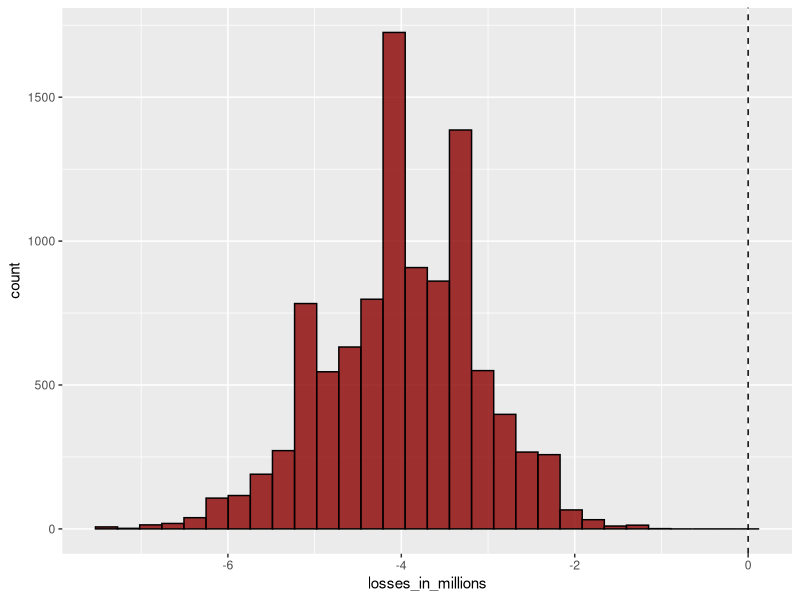
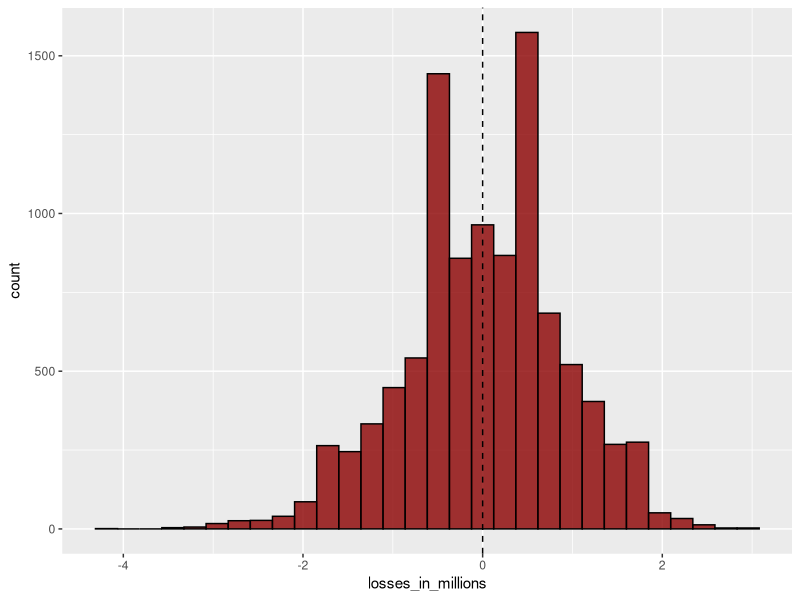
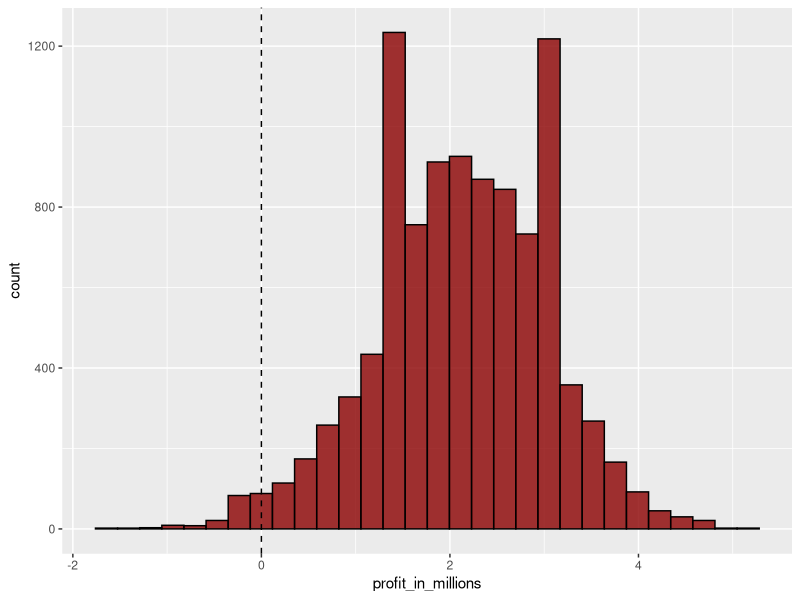
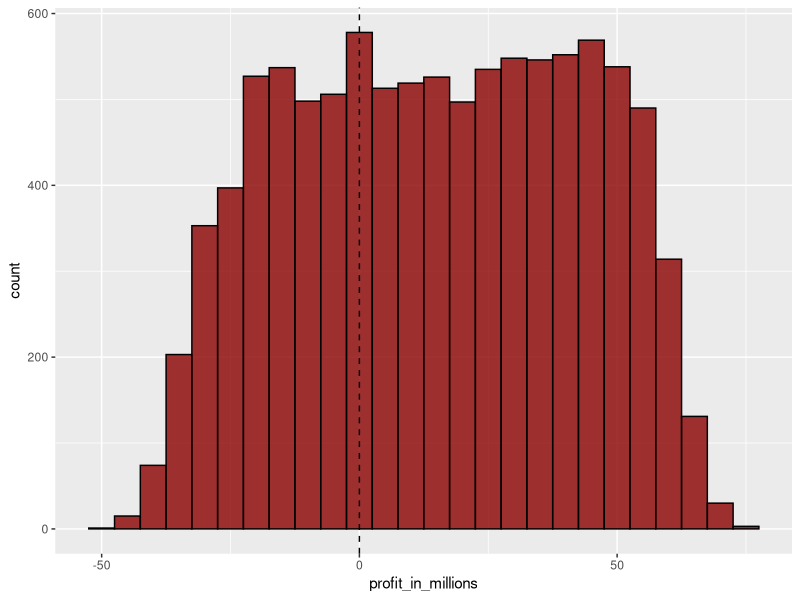
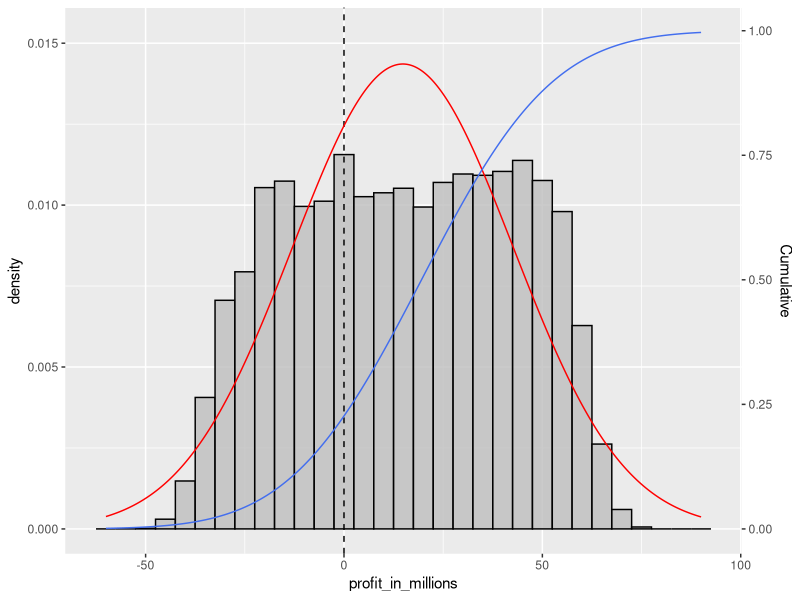

Reproduce these figures in R, in order.
# 15.11 Case study: The Big Short
# 
# Interest rates explained with chance model
library(tidyverse)
# Suppose your bank will give out 1,000 loans for $180,000 this year. Also, after adding up all costs,
# suppose your bank loses $200,000 per foreclosure. For simplicity, we assume this includes all
# operational costs. A sampling model for this scenario can be coded like this:

n <- 1000
loss_per_foreclosure <- -200000
p <- 0.02
defaults <- sample(c(0, 1), n, prob = c(1 - p, p), replace = TRUE)
defaults
sum(defaults * loss_per_foreclosure)

# Note that the total loss defined by the final sum is a random variable.
# Every time you run the above code, you get a different answer. We can easily
# construct a Monte Carlo simulation to get an idea of the distribution of
# this random variable.
B <- 10000
losses <- replicate(B, {
    defaults <- sample(c(0, 1), n, prob = c(1 - p, p), replace = TRUE)
    sum(defaults * loss_per_foreclosure)
})

# plot the distribution of the losses
tibble(losses_in_millions = losses / 1000000) %>% 
    ggplot(mapping = aes(x = losses_in_millions)) +
    geom_histogram(bins = 30, color = 'black', fill = 'red4', alpha = 0.8) +
    geom_vline(xintercept = 0, linetype = 'dashed')

# We don’t really need a Monte Carlo simulation though. Using what we
# have learned, the CLT tells us that because our losses are a sum of
# independent draws, its distribution is approximately normal with
# expected value and standard errors given by:
# E[X]
n * (p * loss_per_foreclosure + (1 - p) * 0)
# SE[X]
sqrt(n) * abs(loss_per_foreclosure) * sqrt(p * (1 - p))

# We can now set an interest rate to guarantee that, on average,
# we break even. Basically, we need to add a quantity x to each loan,
# which in this case are represented by draws, so that the expected
# value is 0. If we define l to be the loss per foreclosure, we need:
#
#   l * p + x ( 1 - p) = 0
#
#
#   loss_per_foreclosure * prob_foreclosure + x(1 - prob_foreclosure) = 0
# 
# which implies x is
#
#                    l * p
#           x = - ----------
#                   (1 - p)
#
- (loss_per_foreclosure * p) / (1 - p)
# 1] 4081.633

4081.633 / 180000
# [1] 0.02267574

# However, we still have a problem. Although this interest rate
# guarantees that on average we break even, there is a 50% chance
# that we lose money.

# plot the distribution of the losses, including interest rate to balance to zero loss
B <- 10000
losses <- replicate(B, {
    defaults <- sample(c(0, 1), n, prob = c(1 - p, p), replace = TRUE)
    sum(defaults * loss_per_foreclosure) + sum((n - sum(defaults)) * 4081.633)
})
tibble(losses_in_millions = losses / 1000000) %>% 
    ggplot(mapping = aes(x = losses_in_millions)) +
    geom_histogram(bins = 30, color = 'black', fill = 'red4', alpha = 0.8) +
    geom_vline(xintercept = 0, linetype = 'dashed')


# If our bank loses money, we have to close it down. We therefore need to pick an interest rate
# that makes it unlikely for this to happen. At the same time, if the interest rate
# is too high, our clients will go to another bank so we must be willing to take some risks.
# So let’s say that we want our chances of losing money to be 1 in 100, what does the x quantity
# need to be now? This one is a bit harder. We want the sum S to have:
#
#                   Pr(S < 0) = 0.01
#
# We know that S is approximately normal. The expected value of S is
#
#               E[S] = {lp + x(1 − p)}n
# 
# with n the number of draws, which in this case represents loans. The standard error is
#
#               SD[S] = |x−l| sqrt(  np(1−p)  )


# Now we are going to use a mathematical “trick” that is very common in statistics. Weadd and
# subtract the same quantities to both sides of the event S < 0 so that the probability does not
# change and we end up with a standard normal random variable on the left, which will then permit
# us to write down an equation with only x as an unknown. This “trick” is as follows:
#
#               Pr(S < 0) = 0.01
#
#           Pr(  (S - E[S]) / SE[S] < - E[S] / SE[S)
#
# now the term on the left is a standard normal random variable, which we will rename Z.
# Now we fill in the blanks with the actual formula for expected value and standard error:
#
#       Pr ( Z < (  - {lp + x(1 - p)}n / {(x - l) * sqrt(np(1 - ´p)) )  ) = 0.01
#
#
# Now because the Z is a normal random with expected value 0 and standard error 1, it means
# that the quantity on right side of the < sign must be equal to:
qnorm(0.01)
# for the equation to hold true. Remember that z =qnorm(0.01) gives us the value of z for which:
#
#           Pr(Z ≤ z) = 0.01
#
# So this means that right side of the complicated equation must be z = qnorm(0.01).
# ** after boring algebra
#
#
l <- loss_per_foreclosure
z <- qnorm(0.01)
x <- -l*( n*p - z*sqrt(n*p*(1-p)))/ ( n*(1-p) + z*sqrt(n*p*(1-p)))
x
# Our interest rate now goes up to 0.035. This is still a very competitive interest rate.
# By choosing this interest rate, we now have an expected profit per loan of:
loss_per_foreclosure*p + x*(1-p)
# which is a total expected profit of about:
n*(loss_per_foreclosure*p + x*(1-p))

# We can run a Monte Carlo simulation to double check our theoretical approximations:
B <- 10000
profit <- replicate(B, {
    draws <- sample(c(x, loss_per_foreclosure), n, prob = c(1 - p, p), replace = TRUE)
    sum(draws)
})
tibble(profit_in_millions = profit / 1000000) %>% 
    ggplot(mapping = aes(x = profit_in_millions)) +
    geom_histogram(bins = 30, color = 'black', fill = 'red4', alpha = 0.8) +
    geom_vline(xintercept = 0, linetype = 'dashed')

mean(profit<0)


# 15.11.2 The Big Short
# One of your employees points out that since the bank is making 2124 dollars per loan,
# the bank should give out more loans! Why just n? You explain that finding those n clients was
# hard. You need a group that is predictable and that keeps the chances of defaults low. He then
# points out that even if the probability of default is higher, as long as our expected value
# is positive, you can minimize your chances of losses by increasing n and relying on the law
# of large numbers.

# He claims that even if the default rate is twice as high, say 4%, if we set
# the rate just a bit higher than this value
p <- 0.04
r <- (-loss_per_foreclosure * p / (1 - p)) / 180000
r
# we will profit. At 5%, we are guaranteed a positive expected value of:
r <- 0.05
x <- r * 180000
loss_per_foreclosure * p + x * (1 - p)

# and can minimize our chances of losing money by simply increasing n since:
#
#           Pr(S < 0) = Pr(Z < - E[S]/SE[S])
#

# with Z a standard normal random variable as shown earlier. 
# If we define μ and σ to be the expected value and standard deviation of the urn
# respectively (that is of a single loan), using the formulas above we have:
# E[S] = nμ and S E[S] = √nσ. So if we define z=qnorm(0.01), we have:
#                 n * mu          sqrt(n) * mu
#       - ------------------- = - ------------------ = z
#           sqrt(n) * sigma            sigma
#
# which implies that if we let:
#
#           n >= z^2 sigma^2 / mu^2
#
# we are guaranteed to have a probability of less than 0.01.
# The implication is that, as long as μ is positive, we can find an n that
# minimizes the probability of a loss. This is a form of the law of large
# numbers: when n is large, our average earnings per loan converges to the
# expected earning mu.
#
# 

# With x fixed, now we can ask what n do we need for the probability to be
# 0.01? In our example, if we give out:
z <- qnorm(0.01)
n <- ceiling((z^2 * (x - l) ^ 2 * p * (1 - p)) / (l * p + x * (1 - p)) ^ 2)
n
# loans, the probability of losing is about 0.01 and we are expected to earn a total of
n*(loss_per_foreclosure*p + x * (1-p))
# dollars! We can confirm this with a Monte Carlo simulation:
p <- 0.04
x <- 0.05 * 180000
profit <- replicate(B, {
    draws <- sample(c(x, loss_per_foreclosure), n, prob = c(1 - p, p), replace = TRUE)
    sum(draws)
})
mean(profit)

# This seems like a no brainer. As a result, your colleague decides to leave your
# bank and start his own high risk mortgage company. A few months later, your
# colleague’s bank has gone bankrupt. A book is written and eventually a movie
# is made relating the mistake your friend, and many others, made. What happened?
# Your colleague’s scheme was mainly based on this mathematical formula:
#
#               SE[(X1 + X2 + X3 + ... + Xn) / n] = sigma / sqrt(n)
#

# By making n large, we minimize the standard error of our per-loan profit. However,
# for this rule to hold, the Xs must be independent draws: one person defaulting must
# be independent of others defaulting. Note that in the case of averaging the same
# event over and over, an extreme example of events that are not independent, we get
# a standard error that is sqrt(n) times bigger:
#
#                   SE[(X1 + X1 + ... + X1) / n] = SE[nX1/n] = sigma
#

# To construct a more realistic simulation than the original one your colleague ran,
# let’s assume there is a global event that affects everybody with high risk
# mortgages and changes their probability. We will assume that with 50-50 chance,
# all the probabilities go up or down slightly to somewhere between 0.03 and 0.05.
# But it happens to everybody at once, not just one person. These draws are no longer
# independent.
p <- 0.04
x <- 0.05 * 180000
profit <- replicate(B, {
    new_p <- 0.04  + sample(seq(-0.01, 0.01, length = 100), 1)
    draws <- sample( c(x, loss_per_foreclosure), n, prob = c(1 - new_p, new_p), replace = TRUE)
    sum(draws)
})

# Note that our expected profit is still large:
mean(profit)
sd(profit)
# However, the probability of the bank having negative earnings shoots up to:
mean(profit<0)

# Even scarier is that the probability of losing more than 10 million dollars is:
mean(profit < -10000000)

# To understand how this happens look at the distribution:
tibble(profit_in_millions = profit / 10^6) %>% 
    ggplot(mapping = aes(x = profit_in_millions)) +
    geom_histogram(color = 'black', fill = 'red4', binwidth = 5, alpha = 0.8) +
    geom_vline(xintercept = 0, linetype='dashed')
# The theory completely breaks down and the random variable has much more variability than expected.
# The financial meltdown of 2007 was due, among other things, to financial “experts” assuming
# independence when there was none.


scale_coeff <- 65
profit_mean <- mean(profit) / 10^6
profit_sd <- sd(profit) / 10^6
tibble(profit_in_millions = profit / 10^6,
       x = seq(-60, 90, length = 10000),
       pnorm = map(seq(-70, 90, length = 10000), pnorm, mean = profit_mean, sd = profit_sd) %>% unlist()) %>%
    mutate(pnorm_scaled = pnorm / scale_coeff) %>% 
    ggplot(mapping = aes(x = profit_in_millions)) +
    geom_histogram(aes(y = after_stat(density)), color = 'black', fill = 'gray', binwidth = 5, alpha = 0.8) +
    geom_vline(xintercept = 0, linetype='dashed') +
    stat_function(fun = dnorm, n = 10000, args = list(mean = profit_mean, sd = profit_sd), color='red1') +
    geom_line(mapping = aes(x = x, y = pnorm_scaled), color = 'royalblue2') +
    scale_y_continuous(sec.axis = sec_axis(~ . * scale_coeff, name="Cumulative"))

# not quiet a normal distribution....